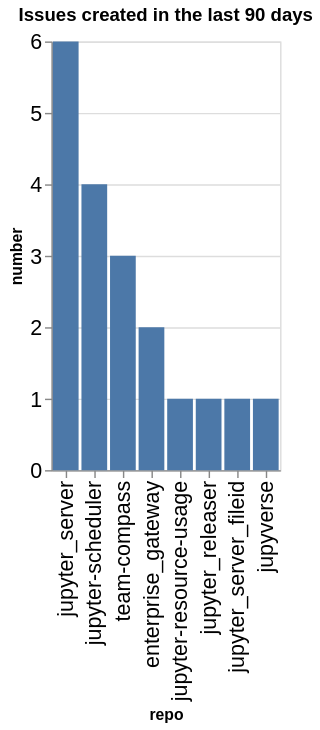

The code cell stored with this chart in its notebook:
### Code cell
created_counts = created.groupby(['org', 'repo']).count()['number'].reset_index()
created_counts['org/repo'] = created_counts.apply(lambda a: a['org'] + '/' + a['repo'], axis=1)
sorted_vals = created_counts.sort_values(['org', 'number'], ascending=False)['repo'].values
alt.Chart(data=created_counts, title=f"Issues created in the last {n_days} days").mark_bar().encode(
    x=alt.X('repo', sort=alt.Sort(sorted_vals.tolist())),
    y='number',
)

### Figure 1 — Vega-Lite specification as saved in the notebook (floating-point values rounded to 4 significant figures)
{"config": {"axisLeft": {"labelFontSize": 15}, "axisBottom": {"labelFontSize": 15}}, "data": {"name": "data-97ba96b6fef7658c29400b4638ba414e"}, "mark": {"type": "bar"}, "encoding": {"x": {"field": "repo", "sort": ["jupyter_server", "jupyter-scheduler", "team-compass", "enterprise_gateway", "jupyter-resource-usage", "jupyter_releaser", "jupyter_server_fileid", "jupyverse"], "type": "nominal"}, "y": {"field": "number", "type": "quantitative"}}, "title": "Issues created in the last 90 days", "$schema": "https://vega.github.io/schema/vega-lite/v5.20.1.json", "datasets": {"data-97ba96b6fef7658c29400b4638ba414e": [{"org": "jupyter-server", "repo": "enterprise_gateway", "number": 2, "org/repo": "jupyter-server/enterprise_gateway"}, {"org": "jupyter-server", "repo": "jupyter-resource-usage", "number": 1, "org/repo": "jupyter-server/jupyter-resource-usage"}, {"org": "jupyter-server", "repo": "jupyter-scheduler", "number": 4, "org/repo": "jupyter-server/jupyter-scheduler"}, {"org": "jupyter-server", "repo": "jupyter_releaser", "number": 1, "org/repo": "jupyter-server/jupyter_releaser"}, {"org": "jupyter-server", "repo": "jupyter_server", "number": 6, "org/repo": "jupyter-server/jupyter_server"}, {"org": "jupyter-server", "repo": "jupyter_server_fileid", "number": 1, "org/repo": "jupyter-server/jupyter_server_fileid"}, {"org": "jupyter-server", "repo": "jupyverse", "number": 1, "org/repo": "jupyter-server/jupyverse"}, {"org": "jupyter-server", "repo": "team-compass", "number": 3, "org/repo": "jupyter-server/team-compass"}]}}
